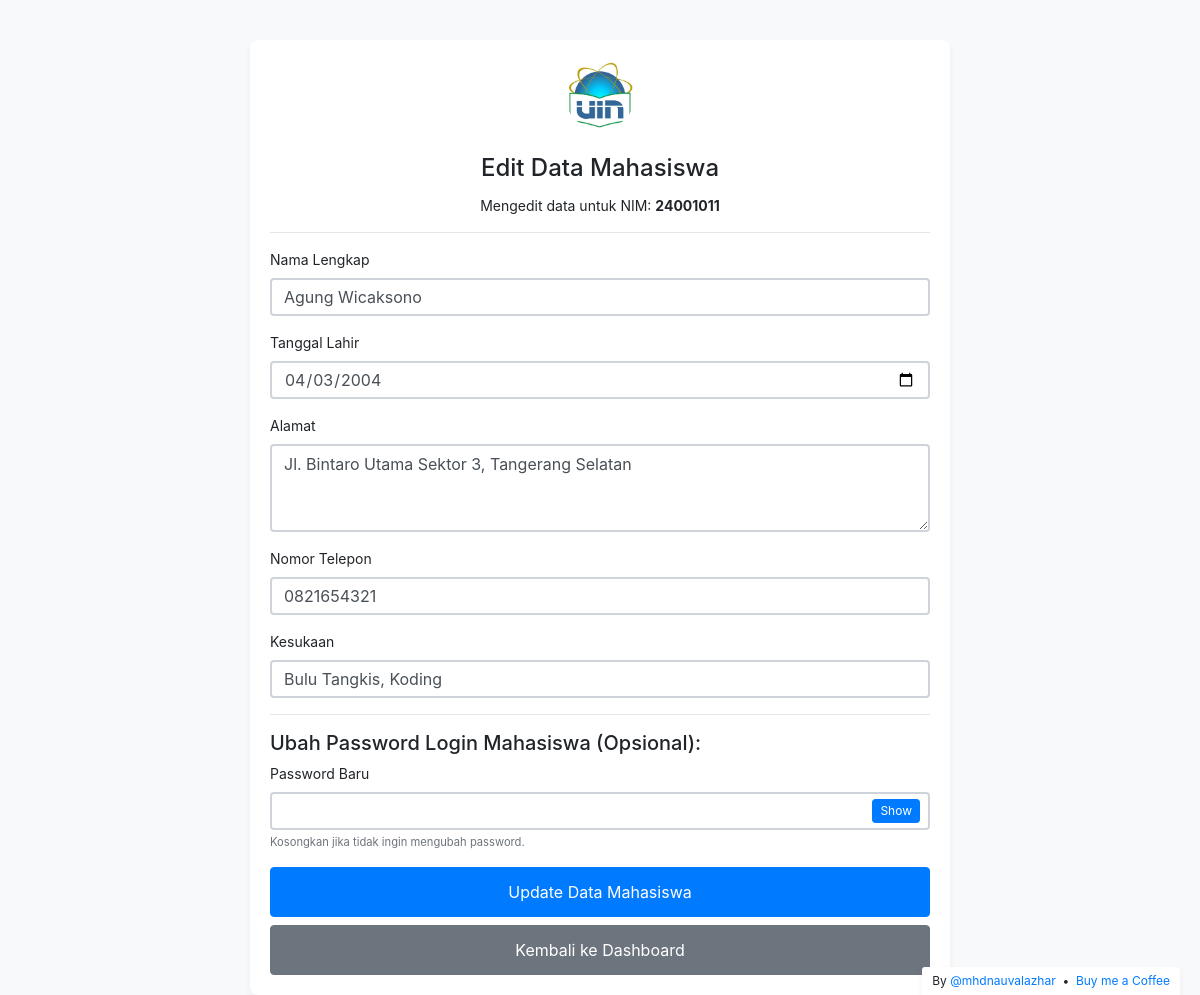
The app's page /php/edit_mahasiswa_form.php?nim=24001011 (signed in) with its own data.
### tables this page shows
CREATE TABLE `tabel_mahasiswa` (
  `NIM` varchar(20) NOT NULL,
  `Nama` varchar(100) NOT NULL,
  `Tgl_Lahir` date NOT NULL,
  `Alamat` text,
  `Telpon` varchar(20) DEFAULT NULL,
  `Kesukaan` text
);

### php/edit_mahasiswa_form.php (the view, shortened to what this page needs)
<?php
require_once 'db_config.php';
$nim_to_edit = "";
$nama = $tgl_lahir = $alamat = $telpon = $kesukaan = "";
$error_message = "";
if (isset($_GET['nim']) && !empty(trim($_GET['nim']))) {
    $nim_to_edit = trim($_GET['nim']);
    $sql_mhs = "SELECT Nama, Tgl_Lahir, Alamat, Telpon, Kesukaan FROM tabel_mahasiswa WHERE NIM = ?";
    if ($stmt_mhs = $conn->prepare($sql_mhs)) {
        $stmt_mhs->bind_param("s", $nim_to_edit);
        if ($stmt_mhs->execute()) {
            $stmt_mhs->store_result();
            if ($stmt_mhs->num_rows == 1) {
                $stmt_mhs->bind_result($nama, $tgl_lahir, $alamat, $telpon, $kesukaan);
            } else {
                $error_message = "Data mahasiswa dengan NIM " . htmlspecialchars($nim_to_edit) . " tidak ditemukan.";
            }
        } else {
            $error_message = "Gagal mengambil data mahasiswa: " . $stmt_mhs->error;
        }
    } else {
        $error_message = "Gagal persiapan query data mahasiswa: " . $conn->error;
    }
} else {
    header("location: dashboard_admin.php?error=NIM mahasiswa untuk diedit tidak ditemukan.");
    exit;
}
?>
<!DOCTYPE html>
<html lang="id">
<head>
    <link rel="stylesheet" href="https://stackpath.bootstrapcdn.com/bootstrap/4.3.1/css/bootstrap.min.css">
    <link rel="stylesheet" type="text/css" href="../css/my-login.css">
</head>
<body class="my-login-page">
    <div class="container form-container">
        <div class="text-center mb-4">
            <img src="../img/logo1.jpg" alt="logo" style="width:70px; border-radius:50%;">
        </div>
        <h4 class="card-title text-center">Edit Data Mahasiswa</h4>
        <p class="text-center">Mengedit data untuk NIM: <strong><?php echo htmlspecialchars($nim_to_edit); ?></strong></p>
        <hr>
        <?php if (empty($error_message) || isset($_GET['success_update'])):  ?>
        <form action="proses_edit_mahasiswa.php" method="POST" class="needs-validation" novalidate>
            <div class="form-group">
                <label for="nama">Nama Lengkap</label>
                <input type="text" class="form-control" id="nama" name="nama" value="<?php echo htmlspecialchars($nama); ?>" required>
            </div>
            <div class="form-group">
                <label for="tgl_lahir">Tanggal Lahir</label>
                <input type="date" class="form-control" id="tgl_lahir" name="tgl_lahir" value="<?php echo htmlspecialchars($tgl_lahir); ?>" required>
            </div>
            <div class="form-group">
                <label for="alamat">Alamat</label>
                <textarea class="form-control" id="alamat" name="alamat" rows="3"><?php echo htmlspecialchars($alamat); ?></textarea>
            </div>
            <div class="form-group">
                <label for="telpon">Nomor Telepon</label>
                <input type="text" class="form-control" id="telpon" name="telpon" value="<?php echo htmlspecialchars($telpon); ?>">
            </div>
            <div class="form-group">
                <label for="kesukaan">Kesukaan</label>
                <input type="text" class="form-control" id="kesukaan" name="kesukaan" value="<?php echo htmlspecialchars($kesukaan); ?>">
            </div>
            <hr>
            <h5>Ubah Password Login Mahasiswa (Opsional):</h5>
            <div class="form-group">
                <label for="new_password_mhs">Password Baru</label>
                <input type="password" class="form-control" id="new_password_mhs" name="new_password_mhs" data-eye>
                <small class="form-text text-muted">Kosongkan jika tidak ingin mengubah password.</small>
            </div>
            <button type="submit" class="btn btn-primary btn-block">Update Data Mahasiswa</button>
            <a href="dashboard_admin.php" class="btn btn-secondary btn-block mt-2">Kembali ke Dashboard</a>
        </form>
        <?php elseif (!isset($_GET['success_update'])): ?>
            <a href="dashboard_admin.php" class="btn btn-secondary btn-block mt-2">Kembali ke Dashboard</a>
        <?php endif; ?>
    </div>
</body>
</html>

### css/my-login.css (style rules this page uses)
html,body { height: 100%; }
body.my-login-page { background-color: #f7f9fb; font-size: 14px; }
.my-login-page .form-control { border-width: 2.3px; }
.my-login-page .form-group label { width: 100%; }
.my-login-page .btn.btn-block { padding: 12px 10px; }

### php/edit_mahasiswa_form.php (style rules this page uses)
body.my-login-page { padding-top: 20px; background-color: #f7f9fb; }
.container.form-container { max-width: 700px; background-color: #fff; padding: 20px; border-radius: 8px; box-shadow: 0 4px 8px rgba(0,0,0,.05); margin-top: 20px; margin-bottom: 40px; }

### records on screen
tabel_mahasiswa: nama "Agung Wicaksono", tgl_lahir "04/03/2004", alamat "Jl. Bintaro Utama Sektor 3, Tangerang Selatan", telpon "0821654321", kesukaan "Bulu Tangkis, Koding"

### other values on screen
$nim_to_edit "24001011"
